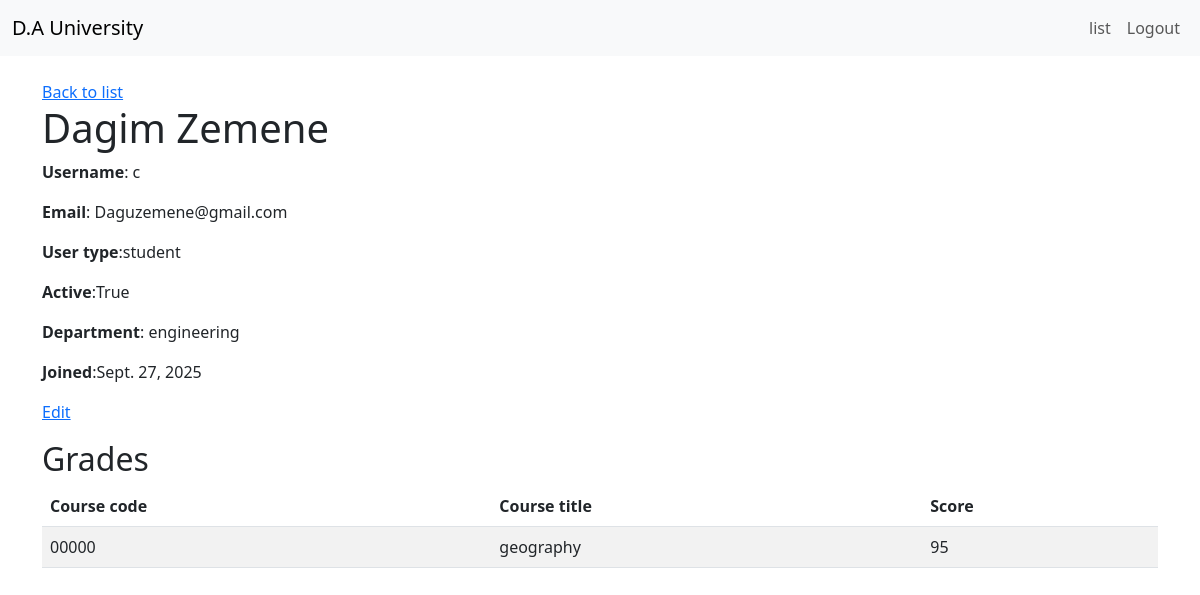
Page /students/3/ (signed in) on the earlier database version.
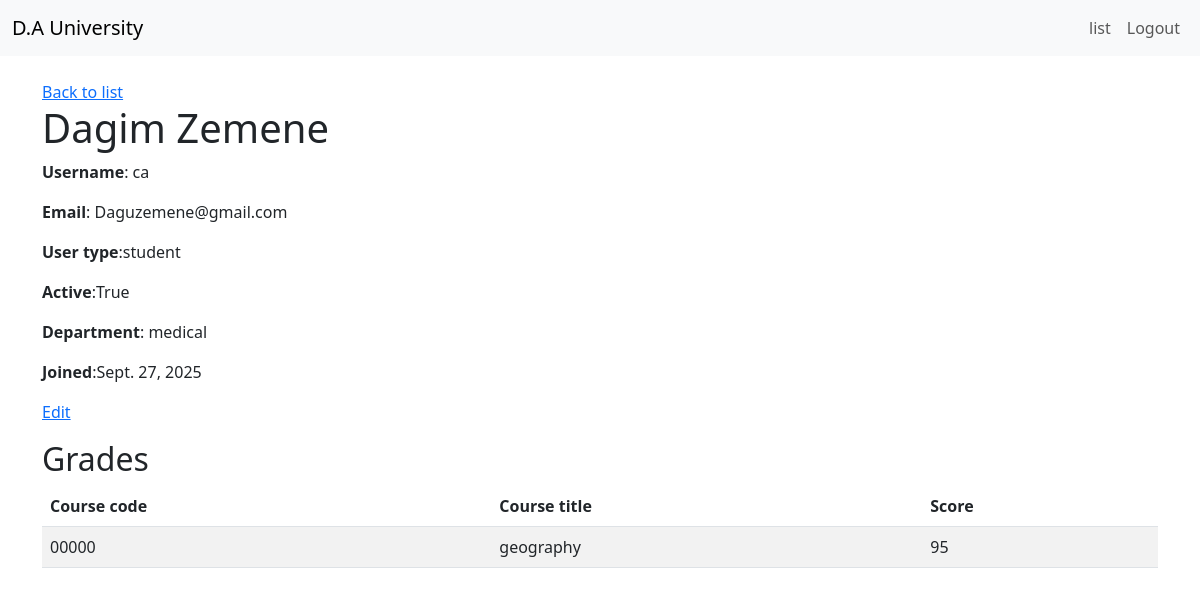
Same page on the later database version.
### accounts/models.py (models this page shows, shortened)
class Student_user(models.Model):
    user = models.OneToOneField(User, on_delete=models.CASCADE)
    department = models.CharField(max_length=100)
    date_joined = models.DateField(auto_now_add=True,)

class User(AbstractUser):
    USER_TYPES =(
        ('admin', 'Admin'),
        ('staff', 'Staff'),
        ('student', 'Student'),
    )
    user_type = models.CharField(max_length=50, choices=USER_TYPES)
    full_name = models.CharField(max_length=100, null=True)
    registration_Date = models.DateField(auto_now_add=True)

### accounts/views.py (the view)
# urls.py: path('students/<int:user_id>/', student_detail_view, name='student-detail-page'),
def student_detail_view(request, user_id: int):
    if not request.user.is_authenticated:
        return redirect("login")
    if request.user.user_type not in ("admin", "staff"):
        messages.error(request, "You are not authorized to view this page.")
        return redirect("home")
    student = get_object_or_404(
        Student_user.objects.select_related("user"),
        user_id=user_id,
    )
    grades = (
        Grade.objects
        .select_related("course", "student__user")
        .filter(student=student)
        .order_by("course_id")
    )
    context = {
        "student": student,
        "grades": grades,
    }
    return render(request, "accounts/student_detail.html", context)

### accounts/Templates/accounts/student_detail.html
{% extends "accounts/base.html" %}
{% block content %}
<a href="{% url 'students-list-page' %}">Back to list</a>
<h1>{{ student.user.full_name }}</h1>
    <p><strong>Username</strong>: {{ student.user.username }}</p>
    <p><strong>Email</strong>: {{ student.user.email }}</p>
    <p><strong>User type</strong>:{{ student.user.user_type }}</p>
    <p><strong>Active</strong>:{{ student.user.is_active }}</p>
    <p><strong>Department</strong>: {{ student.department }}</p>
    <p><strong>Joined</strong>:{{ student.date_joined }}</p>
<p><a href="{% url 'student-edit-page' user_id=student.user_id %}">Edit</a></p>
<h2>Grades</h2>
{% if grades %}
  <table class="table table-striped">
    <thead>
      <tr>
        <th>Course code</th>
        <th>Course title</th>
        <th>Score</th>
      </tr>
    </thead>
    <tbody>
      {% for g in grades %}
        <tr>
            <td>{{ g.course.code }}</td>
            <td>{{ g.course.title }}</td>
            <td>{{ g.score }}</td>
        </tr>
      {% endfor %}
    </tbody>
  </table>
{% else %}
  <p>No grades yet.</p>
{% endif %}
{% endblock %}

Differences in the rows shown:
changed Student_user "Dagim Zemene": user.username "c" → "ca"; department "engineering" → "medical"
